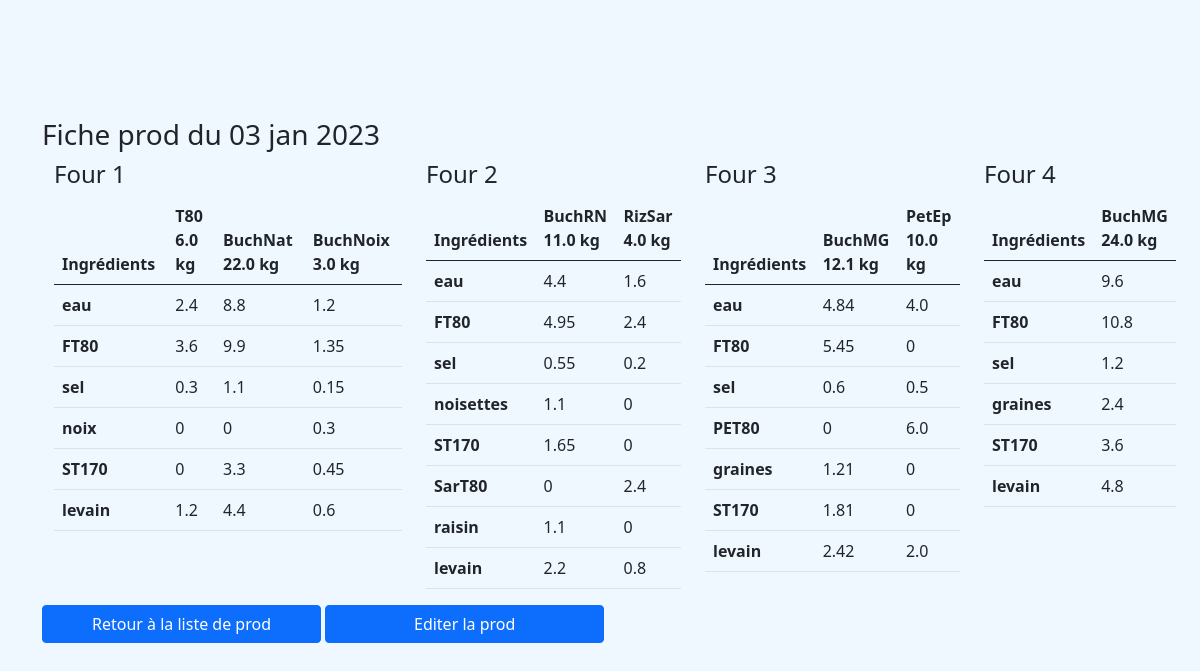
The app's page /prod/prodlist/1/ficheprod/ with its own data.
### prod/models.py (models this page shows, shortened)
class Data(models.Model):
    prod_id = models.ForeignKey(Prod, on_delete=models.CASCADE)
    T80 = models.FloatField(default=0)
    BuchNat = models.FloatField(default=0)
    BuchMG = models.FloatField(default=0)
    BuchRN = models.FloatField(default=0)
    BuchNoix = models.FloatField(default=0,)
    RizSar = models.FloatField(default=0,)
    PetEp = models.FloatField(default=0,)
    Brioche = models.FloatField(default=0,)
    Cookies = models.IntegerField(default=0)

class Prod(models.Model):
    date = models.DateField(unique=True)
    boulanger = models.CharField(max_length=100, default="", null="")

### prod/views.py (the view, shortened to what this page needs)
# urls.py: path('prodlist/<int:pk>/ficheprod/', views.FicheProdView.as_view(), name='fiche_prod'),
class FicheProdView(DetailView):
    model = Prod
    template_name = 'ficheprod.html'
    def get_context_data(self, **kwargs):
        context = super(FicheProdView, self).get_context_data(**kwargs)
        QS = Data.objects.filter(prod_id__pk=self.object.pk)
        recettes = []
        for four in QS:
            print("Four ", four)
            rcp = formatteur_de_recettes(four)
            recettes.append(rcp)
        context = {"prod":list(QS), "recettes":recettes}
        print(f"context = {context}")
        return context

### prod/templatetags/extra_filters.py (called while the page is built)
@register.filter
def return_item(l, i):
    try:
        return l[i]
    except:
        return None

@register.filter
def get_attr(obj, attr_name):
    return getattr(obj, attr_name)

### templates/ficheprod.html (shortened to what this page needs)
{% extends 'base.html' %}
{% load crispy_forms_tags %} {% load static %} {% load extra_filters %}
{% block content %}
<h3>Fiche prod du {{ prod.0.prod_id.date|date:_("d b Y") }}</h3>
<div class="container">
  <div class="row">
    {% for elem in recettes %} {% with index=forloop.counter0 %}
    <div class="col-{{ elem.headers|length }}">
      <h4>Four {{ forloop.counter }}</h4>
      <table class="table">
        <thead>
          <tr>
            {% for item in elem.headers %} {% if forloop.counter0 == 0 %}
            <th class="col-md-1">{{ item }}</th>
            {% else %}
            <th class="col-md-1">
              {{ item }} {{ prod|return_item:index|get_attr:item }} kg
            </th>
            {% endif %} {% endfor %}
          </tr>
        </thead>
        <tbody>
          {% for key, row in elem.rows.items %}
          <tr>
            <th scope="row" class="col-md-1">{{ key }}</th>
            {% for value in row %}
            <td class="col-md-1">{{ value }}</td>
            {% endfor %}
          </tr>
          {% endfor %}
        </tbody>
      </table>
    </div>
    {% endwith %} {% endfor %}
  </div>
</div>
<div id="button_div">
  <a
    href="{% url 'prod:list_prod' %}"
    role="button"
    class="btn btn-primary col-3"
    >Retour à la liste de prod</a
  >
  <a
    href="{% url 'prod:prod_detail' pk=prod.0.prod_id.pk %}"
    role="button"
    class="btn btn-primary col-3"
    >Editer la prod</a
  >
</div>
{% endblock content %}

### prod/static/prod.css (style rules this page uses)
body { padding-top: 70px; background-color: aliceblue; }

### records on screen
Data: prod_id.date "03 jan 2023", headers "6.0" "22.0" "3.0"
Data: headers "11.0" "4.0"
Data: headers "12.1" "10.0"
Data: headers "24.0"

### other values on screen
{{ item }} "Ingrédients" "Ingrédients" "Ingrédients" "Ingrédients"
{{ item }} "T80" "BuchNat" "BuchNoix" "BuchRN" "RizSar" "BuchMG" "PetEp" "BuchMG"
{{ key }} "eau" "FT80" "sel" "noix" "ST170" "levain" "eau" "FT80" "sel" "noisettes" "ST170" "SarT80" "raisin" "levain" "eau" "FT80" "sel" "PET80" "graines" "ST170" "levain" "eau" "FT80" "sel" "graines" "ST170" "levain"
{{ value }} "2.4" "8.8" "1.2" "3.6" "9.9" "1.35" "0.3" "1.1" "0.15" "0" "0" "0.3" "0" "3.3" "0.45" "1.2" "4.4" "0.6" "4.4" "1.6" "4.95" "2.4" "0.55" "0.2" "1.1" "0" "1.65" "0" "0" "2.4" "1.1" "0" "2.2" "0.8" "4.84" "4.0" "5.45" "0" "0.6" "0.5" "0" "6.0" "1.21" "0" "1.81" "0" "2.42" "2.0" "9.6" "10.8" "1.2" "2.4" "3.6" "4.8"
